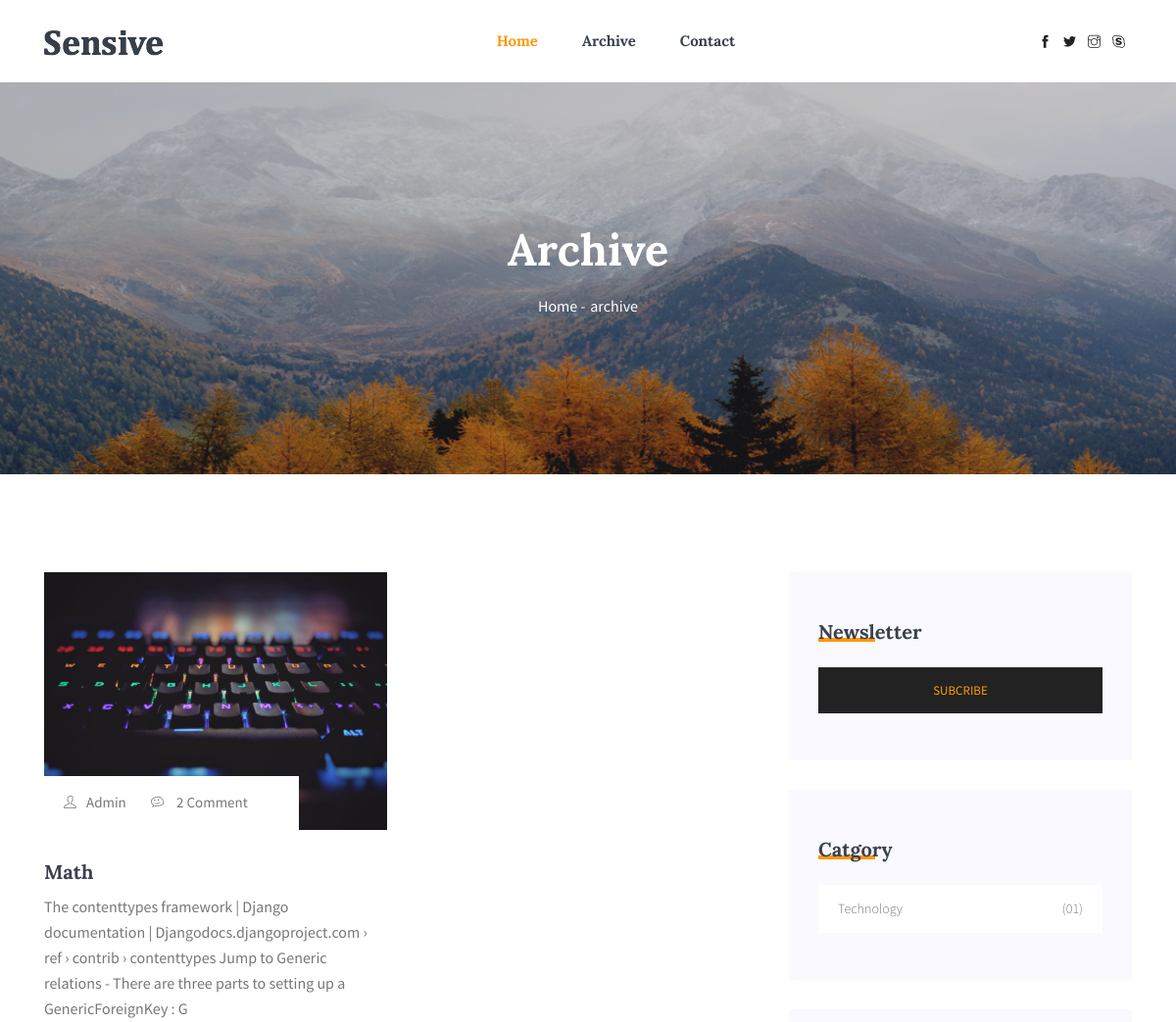
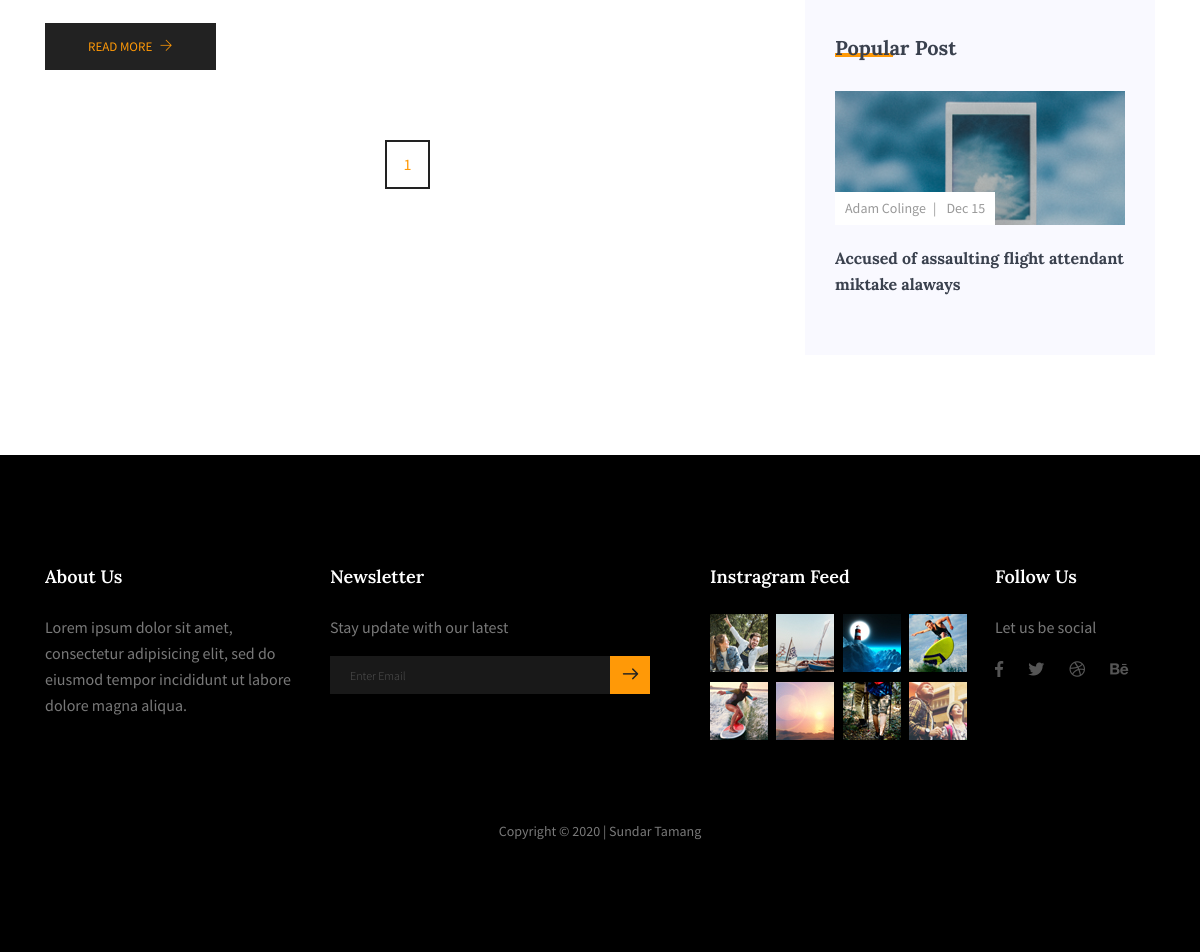
Page /archive/ on the committed database (2 pictures, top to bottom).
### core/models.py (models this page shows, shortened)
class Post(models.Model):
    title = models.CharField(max_length = 100)
    pub_date = models.DateTimeField(auto_now_add=True)
    category = models.ForeignKey(Category,on_delete=models.CASCADE)
    is_published = models.BooleanField(default=False,verbose_name='Is publisehd ?')
    image = models.ImageField(upload_to = 'pics/')
    author = models.ForeignKey(settings.AUTH_USER_MODEL,on_delete=models.CASCADE,verbose_name='Author')
    slug = models.SlugField()
    body = models.TextField(max_length = 900)
    class Meta:
        ordering = ['-pub_date']
    def summary(self):
        return self.body[:200]
    def get_absoulate_url(self):
        return reverse('core:details',kwargs ={
            'slug':self.slug
        })
    @property
    def comments(self):
        instance = self
        qs = Comment.objects.filter_by_instance(instance)
        return qs

class Category(models.Model):
    title = models.CharField(max_length = 150)
    slug = models.SlugField()
    class Meta:
        verbose_name = "Category"
        verbose_name_plural = "Categories"
        ordering = ['title']
    def __str__(self):
        return self.title

### core/views.py (the view)
# urls.py: path('archive/', archive,name='archive'),
def archive(request):
    post = Post.objects.all().order_by('-pub_date')
    paginator = Paginator(post, 4)
    page_number = request.GET.get('page')
    page_obj = paginator.get_page(page_number)
    comments = Comment.objects.all()
    context = {
        'categories' : count(),
        'object' : post,
        'page_obj' : page_obj,
        'comments' : comments
    }
    return render(request,'archive.html',context)

### comments/models.py (called while the page is built)
    def all(self):
        qs = super(CommentManager,self).filter(parent=None)
        return qs

    def filter_by_instance(self,instance):
        content_type = ContentType.objects.get_for_model(instance.__class__)
        obj_id = instance.id
        qs = super(CommentManager, self).filter(content_type=content_type,object_id=obj_id).filter(parent=None)
        return qs

### core/views.py (called while the page is built)
def count():
    category = Category.objects.annotate(count_post = Count('post'))
    return category

### template/archive.html (shortened to what this page needs)
{% extends 'base.html' %}
{% load staticfiles %}
{% block body %}
  <section class="mb-30px">
    <div class="">
      <div class="hero-banner hero-banner--sm">
        <div class="hero-banner__content">
          <h1>Archive</h1>
          <nav aria-label="breadcrumb" class="banner-breadcrumb">
            <ol class="breadcrumb">
              <li class="breadcrumb-item"><a href="#">Home</a></li>
              <li class="breadcrumb-item active" aria-current="page"> archive</li>
            </ol>
          </nav>
        </div>
      </div>
    </div>
  </section>
  <section class="blog-post-area section-margin">
    <div class="container">
      <div class="row">
        <div class="col-lg-8">
          <div class="row">
            {% for blog in page_obj %}
            <div class="col-md-6">
              <div class="single-recent-blog-post card-view">
                <div class="thumb">
                  <img class="card-img rounded-0" src="{{blog.image.url}}" alt="">
                  <ul class="thumb-info">
                    <li><a href="#"><i class="ti-user"></i>Admin</a></li>
                    <li><a href="#"><i class="ti-themify-favicon"></i>
                      {{blog.comments.count}} Comment
                    </a></li>
                  </ul>
                </div>
                <div class="details mt-20">
                  <a href="blog-single.html">
                    <h3>{{blog.title}}</h3>
                  </a>
                  <p>{{blog.summary}}</p>
                  <a class="button" href="{{blog.get_absoulate_url}}">Read More <i class="ti-arrow-right"></i></a>
                </div>
              </div>
            </div>
            {% endfor %}
          </div>
          <div class="row">
            <div class="col-lg-12">
                <nav class="blog-pagination justify-content-center d-flex">
                    <ul class="pagination">
                        <li class="page-item active"><a href="?page={{page_obj.number}}" class="page-link">1</a></li>
                    </ul>
                </nav>
            </div>
          </div>
        </div>
        {% block sidebar %}{% include 'sidebar.html' %}{% endblock sidebar%}
      </div>
    </div>
  </section>
{% endblock %}

### template/sidebar.html (shortened to what this page needs)
{% load staticfiles %}
{% block sidebar %}
          <div class="col-lg-4 sidebar-widgets">
            <div class="widget-wrap">
              <div class="single-sidebar-widget newsletter-widget">
                <form method="POST"  action="{% url 'email-list-signup' %}">
                <h4 class="single-sidebar-widget__title">Newsletter</h4>
                  <button class="bbtns d-block mt-20 w-100">Subcribe</button>
              </form>
              </div>
              <div class="single-sidebar-widget post-category-widget">
                <h4 class="single-sidebar-widget__title">Catgory</h4>
                <ul class="cat-list mt-20">
                  {% for cate in categories%}
                  <li>
                    <a href="{% url 'core:category' slug=cate.slug %}" class="d-flex justify-content-between">
                      <p>{{cate}} </p>
                      <p>
                        {% if cate.count_post < 10 %}
                            (0{{cate.count_post}})
                        {% else %}
                            {{cate.count_post}}
                        {% endif %}
                      </p>
                    </a>
                  </li>
                  {% endfor %}
                </ul>
              </div>
              <div class="single-sidebar-widget popular-post-widget">
                <h4 class="single-sidebar-widget__title">Popular Post</h4>
                <div class="popular-post-list">
                  <div class="single-post-list">
                    <div class="thumb">
                      <img class="card-img rounded-0" src="{% static 'img/blog/thumb/thumb1.png' %}" alt="">
                      <ul class="thumb-info">
                        <li><a href="#">Adam Colinge</a></li>
                        <li><a href="#">Dec 15</a></li>
                      </ul>
                    </div>
                    <div class="details mt-20">
                      <a href="blog-single.html">
                        <h6>Accused of assaulting flight attendant miktake alaways{{pop_article.post__category}}</h6>
                      </a>
                    </div>
                  </div>
                </div>
              </div>
              </div>
        </div>
{% endblock sidebar %}

### rows in the picture
Post: image (picture), comments.count "2", title "Math", summary "The contenttypes framework | Django documentation | Djangodocs.djangoproject.com › ref › contrib › contenttypes Jump to Generic relations - There are three parts to setting up a GenericForeignKey : G"
Category: title "Technology", count_post "1"
